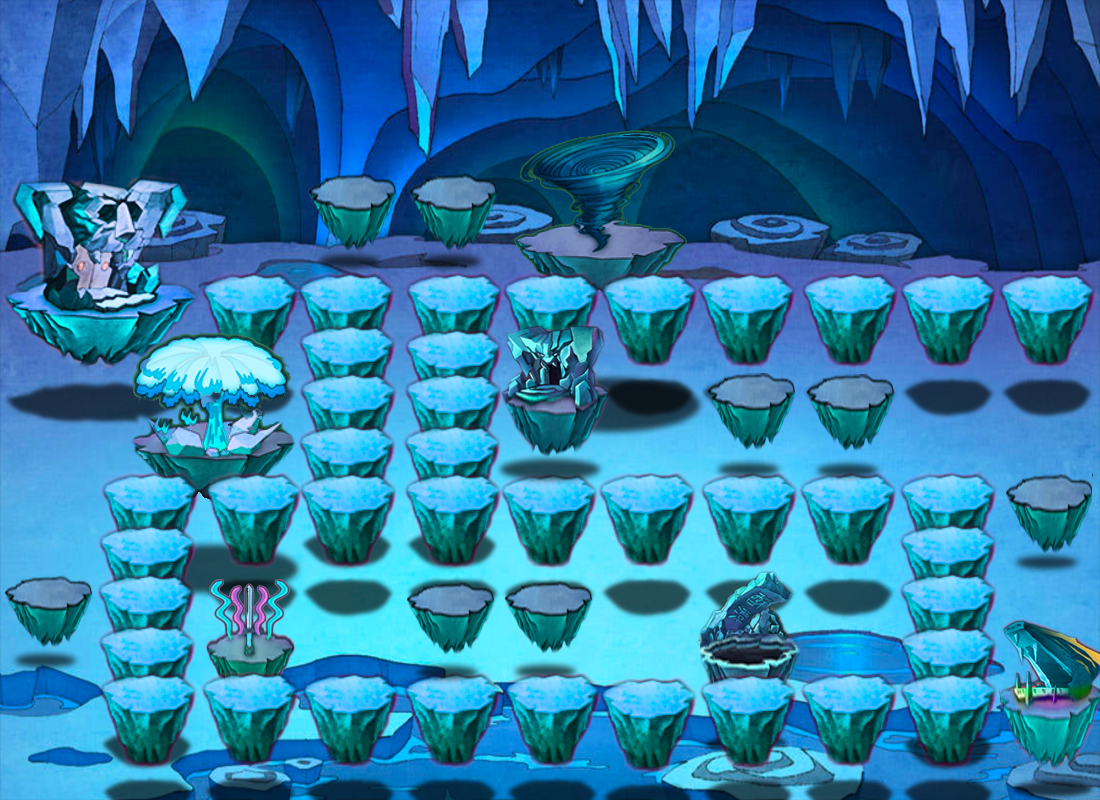

This game map was drawn from its Tiled (.tmx) file and the tilesets committed beside it. A one-line description and the trimmed map source follow:
An orthogonal 11x8 tile map with 100x100 px tiles, 2 tile layers (bg, blank).

<map version="1.0" tiledversion="1.0.2" orientation="orthogonal" renderorder="right-down" width="11" height="8" tilewidth="100" tileheight="100" nextobjectid="1">
 <tileset firstgid="1" name="Level_5" tilewidth="100" tileheight="100" tilecount="88" columns="11">
  <image source="res/5.png" width="1100" height="800" />
 </tileset>
 <layer name="bg" width="11" height="8">
  <data>[88 cells, 80 non-empty, 80 distinct tile ids]</data>
 </layer>
 <layer name="blank" width="11" height="8">
  <data>[88 cells, 8 non-empty, 8 distinct tile ids]</data>
 </layer>
</map>